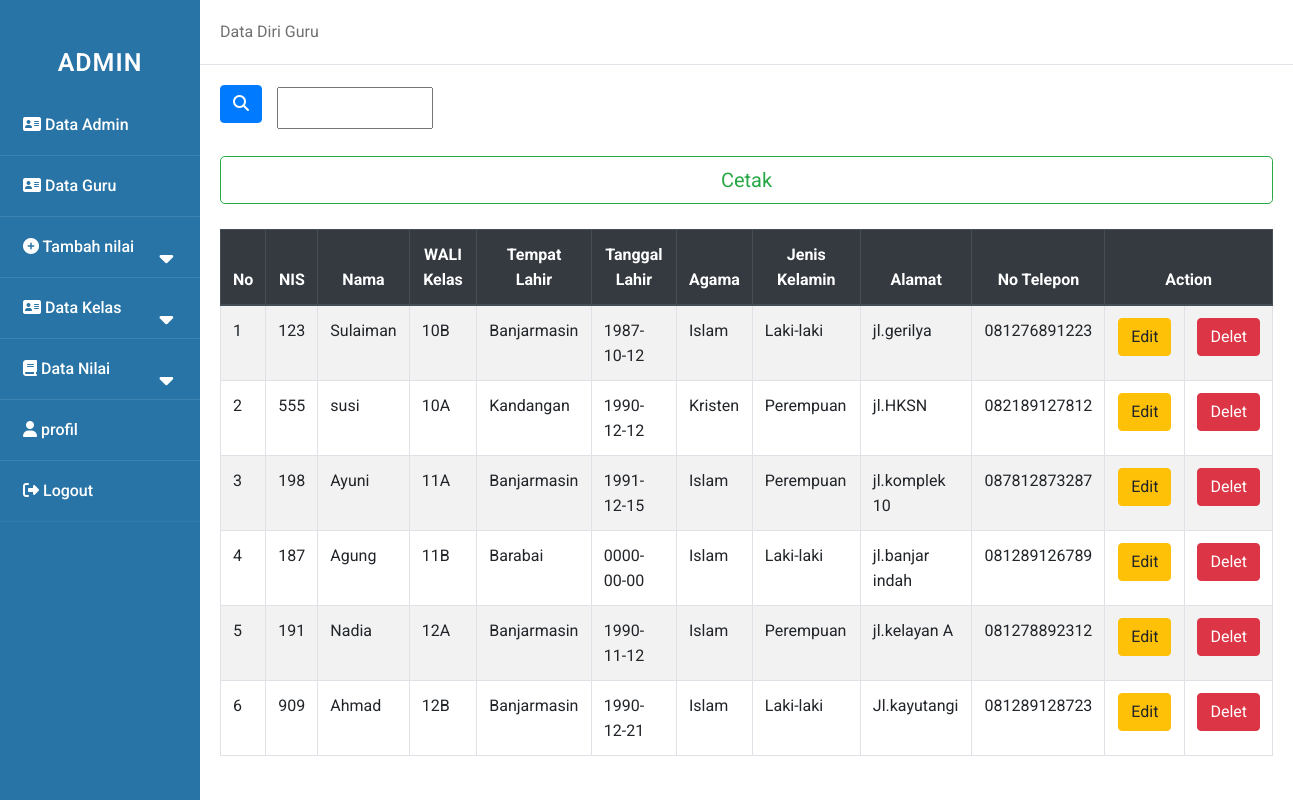
The app's page /admin/data_guru.php with its own data.
### tables this page shows
CREATE TABLE `data_guru` (
  `no` int(100) NOT NULL,
  `nama` varchar(100) NOT NULL,
  `kelas` varchar(100) NOT NULL,
  `tempat` varchar(100) NOT NULL,
  `tanggal` date NOT NULL,
  `agama` varchar(100) NOT NULL,
  `jenis` varchar(100) NOT NULL,
  `alamat` varchar(100) NOT NULL,
  `tlp` text NOT NULL,
  `id` int(100) NOT NULL
);

### admin/data_guru.php (the view, shortened to what this page needs)
<!DOCTYPE html>
<html>
    <head>
        <link rel="stylesheet" href="../asset/style.css">
    </head>
    <body>
    <div class="wrapper">
    <nav class="sidebar">
            <div class="text">ADMIN</div>
            <ul>
                <li><a href="data_admin.php"><i class="fas fa-address-card"></i> Data Admin</a></li>
                <li><a href="data_guru.php"><i class="fas fa-address-card "></i> Data Guru</a></li>
                <li>
                    <a class="nil-btn"><i class="fas fa-plus-circle"></i> Tambah nilai
                    <span class="fas fa-caret-down tam"></span>
                    </a>
                </li>
                <li>
                    <a class="feat-btn"><i class="fas fa-address-card "></i> Data Kelas
                        <span class="fas fa-caret-down first"></span>
                    </a>
                </li>
                <li>
                    <a class="serv-btn"><i class="fas fa-book"></i> Data Nilai
                    <span class="fas fa-caret-down second"></span>
                    </a>
                </li>
                <li><a href="profil.php"><i class="fas fa-user"></i> profil</a></li>
                <li><a href="../logout.php"><i class="fas fa-sign-out-alt"></i> Logout</a></li>
            </ul>
        </nav>
        <div class="main_content">
        <div class="header">Data Diri Guru</div>
        <div class="info">
        <head>
            <link rel="stylesheet" href="https://cdn.jsdelivr.net/npm/bootstrap@4.5.3/dist/css/bootstrap.min.css">
        </head>
        <form action="" method="post" class="form-inline">
            <button type="submit" class="btn btn-primary mb-2" name="submit"><i class="fas fa-search"></i></button>
            <div class="col-sm-11">
                <input type="text" name="cari" palceholder="pencarian" autocomplete="off" class="col-sm-2 col-form-label">
            </div>
        </form>
        <br>
            <body>
            <a href="cetak_guru.php"><button type="button" class="btn btn-outline-success btn-lg btn-block">Cetak</button>
            <br>
                <table class="table table-bordered table-striped">
            <thead class="thead-dark">
                <tr align="center">
                    <th scope="col">No</th>
                    <th scope="col">NIS</th>
                    <th scope="col">Nama</th>
                    <th scope="col">WALI Kelas</th>
                    <th scope="col">Tempat Lahir</th>
                    <th scope="col">Tanggal Lahir</th>
                    <th scope="col">Agama</th>
                    <th scope="col">Jenis Kelamin</th>
                    <th scope="col">Alamat</th>
                    <th scope="col">No Telepon</th>
                    <th scope="col" colspan="2">Action</th>
                </tr>
            <tbody>
        </thead>
            <?php
                include "../asset/koneksi.php";
                $no=1;
                if(isset($_POST['submit'])){
                    $cari=$_POST['cari'];
                    $query = mysqli_query($koneksi,"SELECT * FROM data_guru WHERE nama LIKE '$cari%'");
                }else{
                    $query= mysqli_query($koneksi,"SELECT * FROM data_guru");
                }
                while ($data = mysqli_fetch_array($query)){
            ?>
                <tr>
                    <td><?php echo $no++;?></td>
                    <td><?php echo $data['no'];?></td>
                    <td><?php echo $data['nama'];?></td>
                    <td><?php echo $data['kelas'];?></td>
                    <td><?php echo $data['tempat'];?></td>
                    <td><?php echo $data['tanggal'];?></td>
                    <td><?php echo $data['agama'];?></td>
                    <td><?php echo $data['jenis'];?></td>
                    <td><?php echo $data['alamat'];?></td>
                    <td><?php echo $data['tlp'];?></td>
                    <td align="center" width="80"><a href="edit-guru.php?id=<?php echo $data['no']; ?> ">
                    <button type="button" class="btn btn-warning">Edit</button>
                    <td align="center" width="80"><a href="hapus-guru.php?id=<?php echo $data['no']; ?>">
                    <button type="button" class="btn btn-danger">Delet</button>
                    </td>
                </tr>
            <?php
                }
            ?>
                </table>
            </body>
        </div>
    </div>
    </div>
    </body>
</html>

### asset/style.css (style rules this page uses)
* { margin: 0; padding: 0; user-select: none; box-sizing: border-box; font-family: 'roboto', sans-serif; }
.wrapper { display: flex; position: relative; }
.sidebar { position: fixed; width: 200px; height: 100%; left: 0; background: #2874A6; padding: 30px 0; }
.sidebar .text { color: white; font-size: 25px; font-weight: 600; line-height: 65px; text-align: center; background: #2874A6; letter-spacing: 1px; }
.main_content { width: 100%; margin-left: 200px; }
.main_content .header { padding: 20px; background: #fff; color: #717171; border-bottom: 1px solid #e0e4e8; }
.main_content .info { margin: 20px; color: #717171; line-height: 25px; }
nav ul { background: #2874A6; height: 100%; width: 100%; list-style: none; }
nav ul li { line-height: 60px; border-bottom: 1px solid rgba(255, 255, 255, 0.1); }
nav ul li:last-child { border-bottom: 1px solid rgba(255, 255, 255, 0.05); }
nav ul li a { position: relative; color: white; text-decoration: none; font-size: 16px; padding-left: 20px; font-weight: 500; display: block; width: 100%; border-left: 3px solid transparent; }
nav ul li a span { position: absolute; top: 50%; right: 20px; transform: translate(-50%); font-size: 22px; transition: transform 0.4s; }

### records on screen
data_guru: no "123", nama "Sulaiman", kelas "10B", tempat "Banjarmasin", tanggal "1987-10-12", agama "Islam", jenis "Laki-laki", alamat "jl.gerilya", tlp "081276891223"
data_guru: no "555", nama "susi", kelas "10A", tempat "Kandangan", tanggal "1990-12-12", agama "Kristen", jenis "Perempuan", alamat "jl.HKSN", tlp "082189127812"
data_guru: no "198", nama "Ayuni", kelas "11A", tempat "Banjarmasin", tanggal "1991-12-15", agama "Islam", jenis "Perempuan", alamat "jl.komplek 10", tlp "087812873287"
data_guru: no "187", nama "Agung", kelas "11B", tempat "Barabai", tanggal "0000-00-00", agama "Islam", jenis "Laki-laki", alamat "jl.banjar indah", tlp "081289126789"
data_guru: no "191", nama "Nadia", kelas "12A", tempat "Banjarmasin", tanggal "1990-11-12", agama "Islam", jenis "Perempuan", alamat "jl.kelayan A", tlp "081278892312"
data_guru: no "909", nama "Ahmad", kelas "12B", tempat "Banjarmasin", tanggal "1990-12-21", agama "Islam", jenis "Laki-laki", alamat "Jl.kayutangi", tlp "081289128723"
